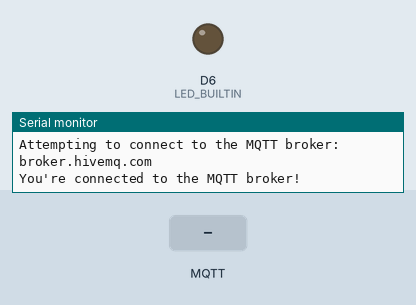
A sketch run on a simulated Arduino MKR. Parts: output pins drawn as LEDs (lit = HIGH), the last lines printed to the serial monitor. Inputs (shaded band) come from the test bench. WiFi joins after 1.5 s; servers stay silent unless stated; no MQTT or app messages arrive unless stated.

Above: at 2.7 s.
2.8 s: MQTT message "on" arrives on the first subscribed topic
At 3.6 s:
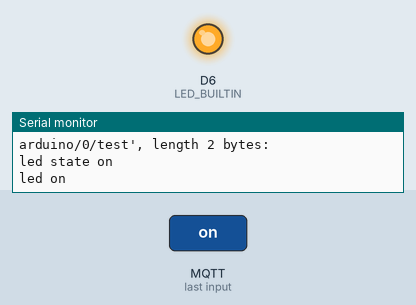
5.8 s: MQTT message "off" arrives on the first subscribed topic
At 7.0 s:
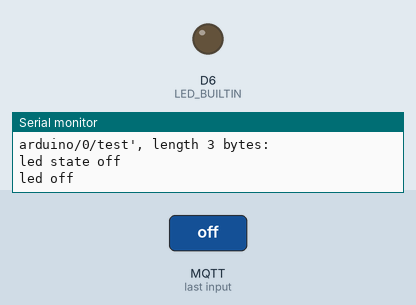
Timing chart, 0 to 8.8 s (numbered marks = the images above; inputs shaded):
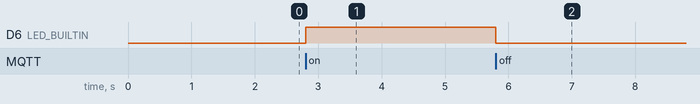

Measured:
- after the input at 2.8 s, D6 (LED_BUILTIN): LOW → HIGH at once
- after the input at 5.8 s, D6 (LED_BUILTIN): HIGH → LOW at once

The sketch:

mqttLEDSimple.ino
```cpp
#include <ArduinoMqttClient.h>
#include <WiFiNINA.h>

#include "arduino_secrets.h"
///////please enter your sensitive data in the Secret tab/arduino_secrets.h
char ssid[] = SECRET_SSID;    // your network SSID (name)
char pass[] = SECRET_PASS;    // your network password (use for WPA, or use as key for WEP)

WiFiClient wifiClient;
MqttClient mqttClient(wifiClient);

const char broker[] = "broker.hivemq.com";
int        port     = 1883;
const char topic[]  = "arduino/0/test";

const long interval = 1000;
unsigned long previousMillis = 0;

int count = 0;

void setup() {
  //Initialize serial and wait for port to open:
  Serial.begin(9600);
  pinMode(LED_BUILTIN, OUTPUT);
  while (!Serial) {
    ; // wait for serial port to connect. Needed for native USB port only
  }

  // attempt to connect to Wifi network:
  Serial.print("Attempting to connect to WPA SSID: ");
  Serial.println(ssid);
  while (WiFi.begin(ssid, pass) != WL_CONNECTED) {
    // failed, retry
    Serial.print(".");
    delay(5000);
  }

  Serial.println("You're connected to the network");
  Serial.println();

  Serial.print("Attempting to connect to the MQTT broker: ");
  Serial.println(broker);

  if (!mqttClient.connect(broker, port)) {
    Serial.print("MQTT connection failed! Error code = ");
    Serial.println(mqttClient.connectError());

    while (1);
  }

  Serial.println("You're connected to the MQTT broker!");
  Serial.println();
  mqttClient.onMessage(onMqttMessage);

  mqttClient.subscribe(topic);

}

void loop() {
  // call poll() regularly to allow the library to send MQTT keep alives which
  // avoids being disconnected by the broker
  mqttClient.poll();

  if (Serial.available()) {
    String readSerial = Serial.readStringUntil('\n') ;
    mqttClient.beginMessage(topic) ;
    mqttClient.print(readSerial) ;
    mqttClient.endMessage() ;
    Serial.print("Sending message to topic: ") ;
    Serial.println(topic) ;
    Serial.print("read ") ;
    Serial.println(readSerial) ;
  }
}

void onMqttMessage(int messageSize) {
  // we received a message, print out the topic and contents
  Serial.println("Received a message with topic '");
  Serial.print(mqttClient.messageTopic());
  Serial.print("', length ");
  Serial.print(messageSize);
  Serial.println(" bytes:");

  String fromMessage = "" ;
  // use the Stream interface to print the contents
  while (mqttClient.available()) {
    //Serial.print((char)mqttClient.read());
    fromMessage += (char)mqttClient.read() ;
  }
  //Serial.print(fromMessage) ;
  //Serial.println();

  Serial.print("led state ") ;
  Serial.println(fromMessage) ;
  if (fromMessage == "on") {
    Serial.println("led on") ;
    digitalWrite(LED_BUILTIN, HIGH) ;
  }
  else if (fromMessage == "off") {
    Serial.println("led off") ;
    digitalWrite(LED_BUILTIN, LOW) ;
  }


  Serial.println();
}
```

arduino_secrets.h
```cpp
#define SECRET_SSID "GCAMP0724G"
#define SECRET_PASS "12345678a"
```
